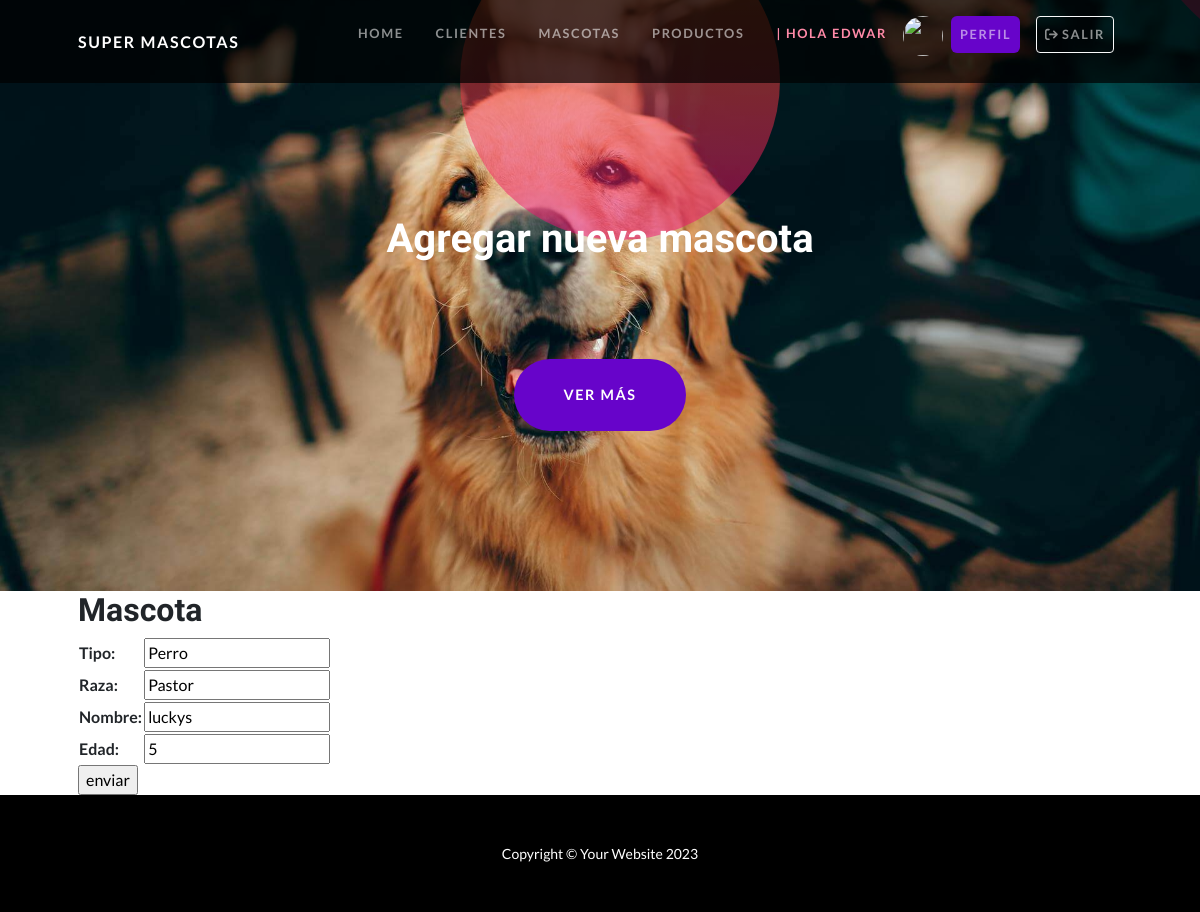
/apptienda/mascotas_update/1 (signed in), run on the app's committed database.
### apptienda/models.py (models this page shows, shortened)
class Mascota(models.Model):
    tipo = models.CharField(max_length=50)
    raza = models.CharField(max_length=50)
    nombre = models.CharField(max_length=50)
    edad= models.IntegerField()

### apptienda/views.py (the view)
# urls.py: path('mascotas_update/<int:pk>', MascotasUpdate.as_view(), name='mascota_update'),
class MascotasUpdate(LoginRequiredMixin,UpdateView):
    model=Mascota
    fields=['tipo','raza','nombre','edad']
    success_url=reverse_lazy('mascotas')

### apptienda/templates/apptienda/mascota_form.html (shortened to what this page needs)
{% extends 'apptienda/home.html' %}
{% block title %}
    <h1 class="mb-5">Agregar nueva mascota</h1>
{% endblock title %}
{% block contenido %}
<h2> Mascota </h2>
    <form action="" method="post">
        <table>
            {{ form.as_table }}
        </table>
        <input type="submit" value="enviar" style="display: block;">
    </form>
{% endblock contenido %}

### apptienda/templates/apptienda/home.html (shortened to what this page needs)
<!DOCTYPE html>
<html lang="en">
    <head>
        {% load static %}
        <link href="{% static 'css/styles.css' %}" rel="stylesheet" />
        <link rel="stylesheet" href="https://cdnjs.cloudflare.com/ajax/libs/font-awesome/6.4.0/css/all.min.css">
    </head>
    <body id="page-top">
        <nav class="navbar navbar-expand-lg navbar-dark navbar-custom fixed-top">
            <div class="container px-5">
                <a class="navbar-brand" href="{% url 'home' %}">Super mascotas</a>
                <div class="collapse navbar-collapse" id="navbarResponsive">
                    <ul class="navbar-nav ms-auto">
                        <li class="nav-item"><a class="nav-link" href="{% url 'home' %}">Home</a></li>
                        {% if user.is_authenticated %}
                            <li class="nav-item"><a class="nav-link" href="{% url 'clientes' %}">Clientes</a></li>
                            <li class="nav-item"><a class="nav-link" href="{% url 'mascotas' %}">Mascotas</a></li>
                            <li class="nav-item"><a class="nav-link" href="{% url 'productos' %}">Productos</a></li>
                            <li class="nav-item"><p class="nav-link" style="color:#FF8AA8">| Hola {{user.username}}</p></li>
                            <div class="text-center avatar">
                                <a  href="{% url 'agregar_avatar' %}" ><img src="{{ request.session.avatar }}" height="40px" weight="40px"/></a>
                            </div>
                            <li class="nav-item btn-profile" ><a class="nav-link btn btn-primary" href="{% url 'editar_perfil' %}">perfil</a></li>
                            <li class="nav-item btn-profile"><a class="nav-link btn btn-outline-light btn-sm" href="{% url 'logout' %}"><i class="fa-solid fa-arrow-right-from-bracket"></i> Salir</a></li>
                        {% else %}
                            <li class="nav-item"><a class="nav-link btn btn-outline-light" href="{% url 'login' %}">Login</a></li>
                            <li class="nav-item"><a class="nav-link btn btn-primary" href="{% url 'registro' %}">Register</a></li>
                        {% endif %}
                    </ul>
                </div>
            </div>
        </nav>
        <header class="masthead text-center text-white">
            <div class="masthead-content">
                <div class="container px-5">
                    {% block title %}{% endblock title %}
                    <a class="btn btn-primary btn-xl rounded-pill mt-5" href="{% url 'productos' %}">ver más</a>
                </div>
            </div>
            <div class="bg-circle-2 bg-circle"></div>
            <div class="bg-circle-4 bg-circle"></div>
        </header>
        <section id="scroll">
            <div class="container px-5">
                <div class="row gx-5 align-items-center">
                    {% block contenido %}
                    {% endblock contenido %}
                </div>
            </div>
        </section>
        <footer class="py-5 bg-black">
            <div class="container px-5"><p class="m-0 text-center text-white small">Copyright &copy; Your Website 2023</p></div>
        </footer>
    </body>
</html>

### data on the page
Mascota: tipo "Perro", raza "Pastor", nombre "luckys", edad "5"

### other printed values
{{ user.username }} "EDWAR"
